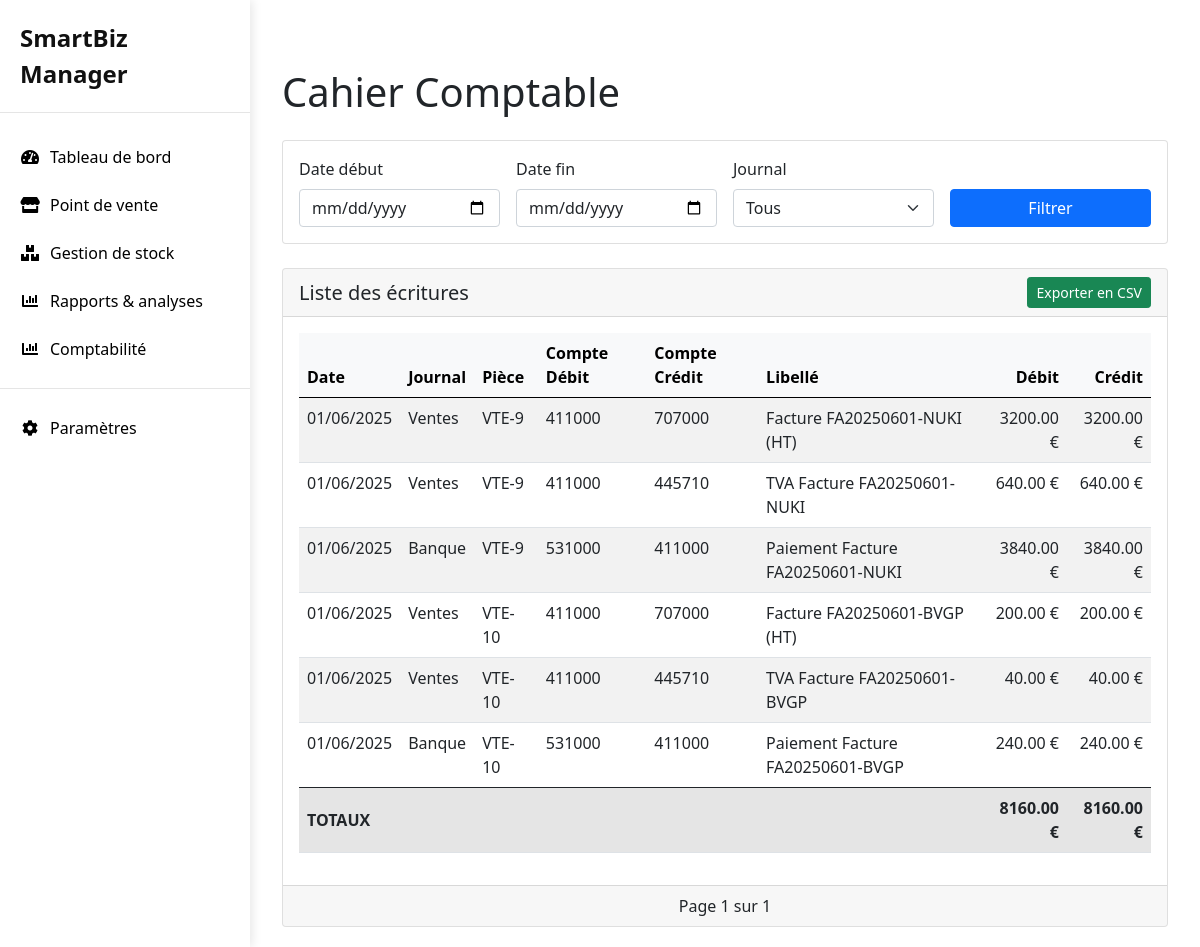
The page /voir_cahier_comptable/ on the database its author committed.
### SmartBiz_Manager/models.py (models this page shows, shortened)
class EcritureComptable(models.Model):
    JOURNAL_CHOICES = [
        ('VT', 'Ventes'),
        ('AC', 'Achats'),
        ('BQ', 'Banque'),
    ]
    journal = models.CharField(max_length=2, choices=JOURNAL_CHOICES, default='VT')
    date = models.DateField(auto_now_add=True)
    compte_debit = models.CharField(max_length=10)  # Ex: "411000" pour Clients
    compte_credit = models.CharField(max_length=10)  # Ex: "707000" pour Ventes
    montant = models.DecimalField(max_digits=10, decimal_places=2)
    libelle = models.CharField(max_length=200)
    vente = models.ForeignKey('Vente', on_delete=models.CASCADE, null=True, blank=True)
    facture = models.ForeignKey('Facture', on_delete=models.SET_NULL, null=True, blank=True)

class Vente(models.Model):
    articles = models.ManyToManyField(Article, related_name='ventes')
    nombreArticles = models.PositiveIntegerField()
    prixTotal = models.DecimalField(max_digits=10, decimal_places=2)
    date = models.DateField(auto_now=True)

### SmartBiz_Manager/views.py (the view)
# urls.py: path('voir_cahier_comptable/', views.cahier_comptable, name='voir_cahier_comptable'),
def cahier_comptable(request):
    date_debut = request.GET.get('date_debut')
    date_fin = request.GET.get('date_fin')
    journal = request.GET.get('journal')
    ecritures = EcritureComptable.objects.all().order_by('-date')
    if date_debut:
        ecritures = ecritures.filter(date__gte=date_debut)
    if date_fin:
        ecritures = ecritures.filter(date__lte=date_fin)
    if journal:
        ecritures = ecritures.filter(journal=journal)
    total_debit = ecritures.aggregate(Sum('montant'))['montant__sum'] or 0
    total_credit = total_debit  # Partie double => toujours équilibré
    paginator = Paginator(ecritures, 20)
    page_number = request.GET.get('page')
    page_obj = paginator.get_page(page_number)
    context = {
        'ecritures': page_obj,
        'total_debit': total_debit,
        'total_credit': total_credit,
    }
    return render(request, 'comptabilite/cahier_comptable.html', context)

### SmartBiz_Manager/templates/comptabilite/cahier_comptable.html (shortened to what this page needs)
{% extends 'base.html' %}
{% block content %}
<div class="container mt-5">
    <h1 class="mb-4">Cahier Comptable</h1>
    <div class="card mb-4">
        <div class="card-body">
            <form method="get" class="row g-3">
                <div class="col-md-3">
                    <label for="date_debut" class="form-label">Date début</label>
                    <input type="date" id="date_debut" name="date_debut" class="form-control" value="{{ request.GET.date_debut }}">
                </div>
                <div class="col-md-3">
                    <label for="date_fin" class="form-label">Date fin</label>
                    <input type="date" id="date_fin" name="date_fin" class="form-control" value="{{ request.GET.date_fin }}">
                </div>
                <div class="col-md-3">
                    <label for="journal" class="form-label">Journal</label>
                    <select id="journal" name="journal" class="form-select">
                        <option value="">Tous</option>
                    </select>
                </div>
                <div class="col-md-3 d-flex align-items-end">
                    <button type="submit" class="btn btn-primary w-100">Filtrer</button>
                </div>
            </form>
        </div>
    </div>
    <div class="card">
        <div class="card-header d-flex justify-content-between align-items-center">
            <h5 class="mb-0">Liste des écritures</h5>
            <a href="{% url 'export_cahier_csv' %}?{{ request.GET.urlencode }}" class="btn btn-sm btn-success">Exporter en CSV</a>
        </div>
        <div class="card-body table-responsive">
            <table class="table table-striped table-hover">
                <thead class="table-light">
                    <tr>
                        <th>Date</th>
                        <th>Journal</th>
                        <th>Pièce</th>
                        <th>Compte Débit</th>
                        <th>Compte Crédit</th>
                        <th>Libellé</th>
                        <th class="text-end">Débit</th>
                        <th class="text-end">Crédit</th>
                    </tr>
                </thead>
                <tbody>
                    {% for ecriture in ecritures %}
                    <tr>
                        <td>{{ ecriture.date|date:"d/m/Y" }}</td>
                        <td>{{ ecriture.get_journal_display }}</td>
                        <td>{% if ecriture.vente %}VTE-{{ ecriture.vente.id }}{% else %}MAN{% endif %}</td>
                        <td>{{ ecriture.compte_debit }}</td>
                        <td>{{ ecriture.compte_credit }}</td>
                        <td>{{ ecriture.libelle }}</td>
                        <td class="text-end">{{ ecriture.montant|floatformat:2 }} €</td>
                        <td class="text-end">{{ ecriture.montant|floatformat:2 }} €</td>
                    </tr>
                    {% empty %}
                    <tr>
                        <td colspan="8" class="text-center">Aucune écriture trouvée</td>
                    </tr>
                    {% endfor %}
                </tbody>
                <tfoot>
                    <tr class="table-active">
                        <th colspan="6">TOTAUX</th>
                        <th class="text-end">{{ total_debit|floatformat:2 }} €</th>
                        <th class="text-end">{{ total_credit|floatformat:2 }} €</th>
                    </tr>
                </tfoot>
            </table>
        </div>
        <div class="card-footer">
            <div class="pagination d-flex justify-content-between">
                <div>
                    <span class="current">
                        Page {{ ecritures.number }} sur {{ ecritures.paginator.num_pages }}
                    </span>
                </div>
            </div>
        </div>
    </div>
</div>
{% endblock %}

### rows shown on the page
EcritureComptable: date "01/06/2025", journal "Ventes", vente.id "9", compte_debit "411000", compte_credit "707000", libelle "Facture FA20250601-NUKI (HT)", montant "3200.00"
EcritureComptable: date "01/06/2025", journal "Ventes", vente.id "9", compte_debit "411000", compte_credit "445710", libelle "TVA Facture FA20250601-NUKI", montant "640.00"
EcritureComptable: date "01/06/2025", journal "Banque", vente.id "9", compte_debit "531000", compte_credit "411000", libelle "Paiement Facture FA20250601-NUKI", montant "3840.00"
EcritureComptable: date "01/06/2025", journal "Ventes", vente.id "10", compte_debit "411000", compte_credit "707000", libelle "Facture FA20250601-BVGP (HT)", montant "200.00"
EcritureComptable: date "01/06/2025", journal "Ventes", vente.id "10", compte_debit "411000", compte_credit "445710", libelle "TVA Facture FA20250601-BVGP", montant "40.00"
EcritureComptable: date "01/06/2025", journal "Banque", vente.id "10", compte_debit "531000", compte_credit "411000", libelle "Paiement Facture FA20250601-BVGP", montant "240.00"

### other values the page prints
{{ total_debit|floatformat:2 }} "8160.00"
{{ total_credit|floatformat:2 }} "8160.00"
{{ ecritures.number }} "1"
{{ ecritures.paginator.num_pages }} "1"
